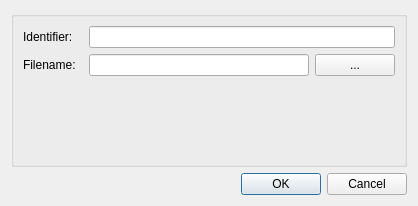
<?xml version="1.0" encoding="UTF-8"?>
<ui version="4.0">
 <class>Dialog</class>
 <widget class="QDialog" name="Dialog">
  <property name="geometry">
   <rect>
    <x>0</x>
    <y>0</y>
    <width>418</width>
    <height>206</height>
   </rect>
  </property>
  <property name="windowTitle">
   <string>Configure Load STL Step</string>
  </property>
  <layout class="QGridLayout" name="gridLayout">
   <item row="0" column="0">
    <widget class="QGroupBox" name="configGroupBox">
     <property name="title">
      <string/>
     </property>
     <layout class="QFormLayout" name="formLayout">
      <property name="fieldGrowthPolicy">
       <enum>QFormLayout::AllNonFixedFieldsGrow</enum>
      </property>
      <item row="0" column="0">
       <widget class="QLabel" name="idLabel">
        <property name="text">
         <string>Identifier:  </string>
        </property>
       </widget>
      </item>
      <item row="0" column="1">
       <widget class="QLineEdit" name="idLineEdit"/>
      </item>
      <item row="1" column="0">
       <widget class="QLabel" name="fileLocLabel">
        <property name="text">
         <string>Filename:  </string>
        </property>
       </widget>
      </item>
      <item row="1" column="1">
       <layout class="QHBoxLayout" name="horizontalLayout">
        <item>
         <widget class="QLineEdit" name="fileLocLineEdit"/>
        </item>
        <item>
         <widget class="QPushButton" name="fileLocButton">
          <property name="text">
           <string>...</string>
          </property>
         </widget>
        </item>
       </layout>
      </item>
     </layout>
    </widget>
   </item>
   <item row="1" column="0">
    <widget class="QDialogButtonBox" name="buttonBox">
     <property name="orientation">
      <enum>Qt::Horizontal</enum>
     </property>
     <property name="standardButtons">
      <set>QDialogButtonBox::Cancel|QDialogButtonBox::Ok</set>
     </property>
    </widget>
   </item>
  </layout>
 </widget>
 <tabstops>
  <tabstop>idLineEdit</tabstop>
  <tabstop>fileLocLineEdit</tabstop>
  <tabstop>fileLocButton</tabstop>
  <tabstop>buttonBox</tabstop>
 </tabstops>
 <resources/>
 <connections>
  <connection>
   <sender>buttonBox</sender>
   <signal>accepted()</signal>
   <receiver>Dialog</receiver>
   <slot>accept()</slot>
   <hints>
    <hint type="sourcelabel">
     <x>208</x>
     <y>183</y>
    </hint>
    <hint type="destinationlabel">
     <x>208</x>
     <y>102</y>
    </hint>
   </hints>
  </connection>
  <connection>
   <sender>buttonBox</sender>
   <signal>rejected()</signal>
   <receiver>Dialog</receiver>
   <slot>reject()</slot>
   <hints>
    <hint type="sourcelabel">
     <x>208</x>
     <y>183</y>
    </hint>
    <hint type="destinationlabel">
     <x>208</x>
     <y>102</y>
    </hint>
   </hints>
  </connection>
 </connections>
</ui>
